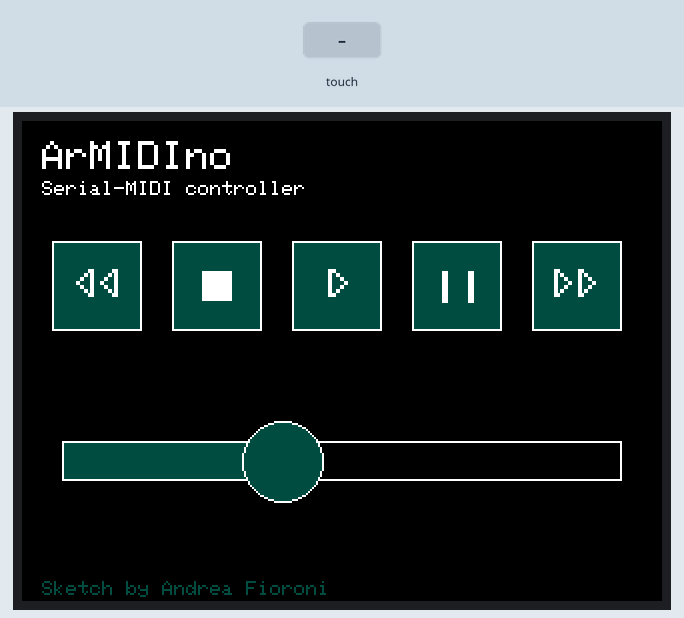
The sketch below on a simulated Arduino Mega 2560, built with avr-gcc and run on an emulated ATmega2560. Parts: 320×240 colour display. Inputs (shaded band) come from the test bench. What the sketch prints to the serial monitor is not drawn.

Above: at 1.4 s.

The sketch:

arMIDIno.ino
```cpp
//---------------------------------------------------------//
//---------------------------------------------------------//
//------------- Arduino Mega MIDI Controller --------------//
//---- This sketch allows to control a MIDI instrument ----//
//- Arduino Mega 2560 board with a TFT Touchscreen shield -//
//---------------------------------------------------------//
//----- code by Andrea Fioroni (andrifiore@gmail.com) -----//
//---------------------------------------------------------//
//---------------------------------------------------------//

/*
 *  MIDI enconded strings
 *  14-1F are Undefinied Control Change IDs
 *
 *  A MIDI message is made of 3 bytes:
 *  [status byte][data1 byte][data2 byte]
 *
 *  - The [status byte] of a Control Change message is Bn (hex)
 *    where 'n' is the MIDI channel (1->F = 16 possible MIDI channels)
 *
 *  - The [data1 byte] of a Control message can go from 00 to 7F and
 *    identifies the control ID
 *
 *  - The [data2 byte] of a Control message is the value of the message
 *
 */

#define MESSAGE_HIGH 127
#define MESSAGE_LOW 0

int channel = 0xb0; // b = Control Change ID, 0 = MIDI channel 0
int previousMessage = 0x14;
int stopMessage = 0x15;
int playMessage = 0x16;
int pauseMessage = 0x17;
int nextMessage = 0x18;
int sliderMessage = 0x19;

// delay value for loop() code
#define DELAY 10
#define POST_BUTTON_DELAY 200

//------- INCLUDES -------//
#include <SPI.h>
#include <Adafruit_GFX.h>
//#include <Adafruit_TFTLCD.h> // not needed -> implemented by MCUFRIEND_kbv
#include <MCUFRIEND_kbv.h>
#include <TouchScreen.h>
//------------------------//

void setup() {
  Serial.begin(9600);
  displaySetup();
  drawScreen();
}

void loop() {
  touchDetection();
  delay(DELAY);
}
```

displayController.ino
```cpp
//---------------------------------------------------------//
//---------------- DISPLAY VARIABLES ----------------------//
//---------------------------------------------------------//

// LCD pins
#define LCD_CS A3 // SHARED PIN!
#define LCD_CD A2 // SHARED PIN!
#define LCD_WR A1
#define LCD_RD A0
#define LCD_RESET A4

// Touchscreen pins
#define YP A3 // SHARED PIN!
#define XM A2 // SHARED PIN!
#define YM 9
#define XP 8

// Color names
#define BLACK   0x0000
#define BLUE    0x001F
#define RED     0xF800
#define GREEN   0x07E0
#define A_CYAN  0X0268
#define MAGENTA 0xF81F
#define YELLOW  0xFFE0
#define WHITE   0xFFFF

// LCD dimension
#define WIDTH 320
#define HEIGTH 240

// Touchscreen effective values                  // TODO: Setup TS values
#define X_MIN 120
#define X_MAX 905
#define Y_MIN 75
#define Y_MAX 965

// Toucscreen pressure margins
#define MINPRESSURE 10
#define MAXPRESSURE 1000

#define SLIDER_MIN 0
#define SLIDER_MAX 127

// Touchscreen realtime variables
MCUFRIEND_kbv tft;
uint16_t ID; // display ID
TSPoint tsLastP; // Last pressed point
TSPoint tsCurrentP; // Current pressed point
TouchScreen ts = TouchScreen(XP, YP, XM, YM, 300);

// Button variables
int statusBarY = 60;
int statusButtonW = 45;
int previousButtonX = 15;
int stopButtonX = previousButtonX + 60;
int playButtonX = stopButtonX + 60;
int pauseButtonX = playButtonX + 60;
int nextButtonX = pauseButtonX + 60;

int sliderState;
int sliderLastState;
int sliderY = 160;
int sliderX = 20;
int sliderW = 280;
int sliderH = 20;

int previousTouched = 0;
int stopTouched = 0;
int playTouched = 0;
int pauseTouched = 0;
int nextTouched = 0;

void displaySetup() {
  if (!Serial) delay(5000); // wait some time if Serial is not up
  ID = tft.readID(); // read display ID
  /*Serial.print("Display available with ID = 0x");
    Serial.println(ID, HEX);*/

  tft.begin(ID); // Start TFT display
  tft.setRotation(1); // Horizontal display

  /*Serial.print("Screen resolution: ");
    Serial.print(WIDTH);
    Serial.print("x");
    Serial.println(HEIGTH);*/

  tft.fillScreen(BLACK); // black screen

  sliderState = 50;
  sliderLastState = 50;

  tft.setTextSize(2);
  tsPinMode();
  tsLastP = ts.getPoint();
  tsCurrentP = ts.getPoint();
}

//----------------------------------------//
//---- Touchscreen detection function ----//
//----------------------------------------//
void touchDetection() {
  tsPinMode();

  tsLastP = tsCurrentP;
  tsCurrentP = ts.getPoint();

  if (tsCurrentP.z < MINPRESSURE) {
    if (previousTouched == 1) {
      //Serial.println("Released PREVIOUS");
      sendCC(channel, previousMessage, MESSAGE_LOW);
      previousTouched = 0;
    }
    if (stopTouched == 1) {
      //Serial.println("Released STOP");
      sendCC(channel, stopMessage, MESSAGE_LOW);
      stopTouched = 0;
    }
    if (playTouched == 1) {
      //Serial.println("Released PLAY");
      sendCC(channel, playMessage, MESSAGE_LOW);
      playTouched = 0;
    }
    if (pauseTouched == 1) {
      //Serial.println("Released PAUSE");
      sendCC(channel, pauseMessage, MESSAGE_LOW);
      pauseTouched = 0;
    }
    if (nextTouched == 1) {
      //Serial.println("Released NEXT");
      sendCC(channel, nextMessage, MESSAGE_LOW);
      nextTouched = 0;
    }
    return; // stop if no touch is detected
  }

  // DEBUG CODE
  /*
    Serial.print("Current point: x = ");
    Serial.print(tsCurrentP.x);
    Serial.print(" y = ");
    Serial.print(tsCurrentP.y);
    Serial.print(" z = ");
    Serial.println(tsCurrentP.z);
  */

  int y = mapY(tsCurrentP.x) - 15;
  int x = mapX(tsCurrentP.y);

  if (y >= statusBarY && y <= statusBarY + statusButtonW) {
    // PREVIOUS BUTTON
    if (x > previousButtonX && x < previousButtonX + statusButtonW) {
      if (previousTouched == 0) {
        //Serial.println("Touched PREVIOUS");
        sendCC(channel, previousMessage, MESSAGE_HIGH);
        delay(POST_BUTTON_DELAY);
        previousTouched = 1;
      }
    } else {
      if (previousTouched == 1) {
        //Serial.println("Released PREVIOUS");
        sendCC(channel, previousMessage, MESSAGE_LOW);
        previousTouched = 0;
      }
    }
    // STOP BUTTON
    if (x > stopButtonX && x < stopButtonX + statusButtonW) {
      if (stopTouched == 0) {
        //Serial.println("Touched STOP");
        sendCC(channel, stopMessage, MESSAGE_HIGH);
        delay(POST_BUTTON_DELAY);
        stopTouched = 1;
      }
    } else {
      if (stopTouched == 1) {
        //Serial.println("Released STOP");
        sendCC(channel, stopMessage, MESSAGE_LOW);
        stopTouched = 0;
      }
    }
    // PLAY BUTTON
    if (x > playButtonX && x < playButtonX + statusButtonW) {
      if (playTouched == 0) {
        //Serial.println("Touched PLAY");
        sendCC(channel, playMessage, MESSAGE_HIGH);
        delay(POST_BUTTON_DELAY);
        playTouched = 1;
      }
    } else {
      if (playTouched == 1) {
        //Serial.println("Released PLAY");
        sendCC(channel, playMessage, MESSAGE_LOW);
        playTouched = 0;
      }
    }
    // PAUSE BUTTON
    if (x > pauseButtonX && x < pauseButtonX + statusButtonW) {
      if (pauseTouched == 0) {
        //Serial.println("Touched PAUSE");
        sendCC(channel, pauseMessage, MESSAGE_HIGH);
        delay(POST_BUTTON_DELAY);
        pauseTouched = 1;
      }
    } else {
      if (pauseTouched == 1) {
        //Serial.println("Released PAUSE");
        sendCC(channel, pauseMessage, MESSAGE_LOW);
        pauseTouched = 0;
      }
    }
    // NEXT BUTTON
    if (x > nextButtonX && x < nextButtonX + statusButtonW) {
      if (nextTouched == 0) {
        //Serial.println("Touched NEXT");
        sendCC(channel, nextMessage, MESSAGE_HIGH);
        delay(POST_BUTTON_DELAY);
        nextTouched = 1;
      }
    } else {
      if (nextTouched == 1) {
        //Serial.println("Released NEXT");
        sendCC(channel, nextMessage, MESSAGE_LOW);
        nextTouched = 0;
      }
    }
  }
  y = y + 15;
  // SLIDER
  if (y > sliderY - sliderH / 2 && y < sliderY + sliderH + sliderH / 2) {
    if (x > sliderX && x < sliderX + sliderW) {
      sliderLastState = sliderState;
      sliderState = map(x, sliderX, sliderX + sliderW, SLIDER_MIN, SLIDER_MAX);
      //Serial.println("Slider touched");
      if (sliderState != sliderLastState) {
        sendCC(channel, sliderMessage, sliderState);
        updateSlider();
      }
    }
  }

}

//----------------------------------------//
//---- TFT Display drawing functions -----//
//----------------------------------------//
void drawScreen() {
  tftPinMode();

  tft.setTextColor(WHITE);
  tft.setCursor(10, 10);
  tft.print("ArMIDIno");
  tft.setCursor(10, 30);
  tft.setTextSize(1);
  tft.print("Serial-MIDI controller");
  tft.setTextSize(2);

  // previous
  tft.fillRect(previousButtonX, statusBarY, statusButtonW, statusButtonW, A_CYAN);
  tft.drawRect(previousButtonX, statusBarY, statusButtonW, statusButtonW, WHITE);
  tft.setCursor(previousButtonX + 10, statusBarY + 14);
  tft.print("<<");
  tft.drawLine(previousButtonX + 19, statusBarY + 14, previousButtonX + 19, statusBarY + 27, WHITE);
  tft.drawLine(previousButtonX + 20, statusBarY + 14, previousButtonX + 20, statusBarY + 27, WHITE);
  tft.drawLine(previousButtonX + 31, statusBarY + 14, previousButtonX + 31, statusBarY + 27, WHITE);
  tft.drawLine(previousButtonX + 32, statusBarY + 14, previousButtonX + 32, statusBarY + 27, WHITE);
  // stop
  tft.fillRect(stopButtonX, statusBarY, statusButtonW, statusButtonW, A_CYAN);
  tft.drawRect(stopButtonX, statusBarY, statusButtonW, statusButtonW, WHITE);
  tft.fillRect(stopButtonX + 15, statusBarY + 15, 15, 15, WHITE);
  //play
  tft.fillRect(playButtonX, statusBarY, statusButtonW, statusButtonW, A_CYAN);
  tft.drawRect(playButtonX, statusBarY, statusButtonW, statusButtonW, WHITE);
  tft.setCursor(playButtonX + 18, statusBarY + 14);
  tft.print(">");
  tft.drawLine(playButtonX + 18, statusBarY + 14, playButtonX + 18, statusBarY + 27, WHITE);
  tft.drawLine(playButtonX + 19, statusBarY + 14, playButtonX + 19, statusBarY + 27, WHITE);
  // pause
  tft.fillRect(pauseButtonX, statusBarY, statusButtonW, statusButtonW, A_CYAN);
  tft.drawRect(pauseButtonX, statusBarY, statusButtonW, statusButtonW, WHITE);
  tft.drawLine(pauseButtonX + 15, statusBarY + 15, pauseButtonX + 15, statusBarY + 30, WHITE);
  tft.drawLine(pauseButtonX + 16, statusBarY + 15, pauseButtonX + 16, statusBarY + 30, WHITE);
  tft.drawLine(pauseButtonX + 17, statusBarY + 15, pauseButtonX + 17, statusBarY + 30, WHITE);
  tft.drawLine(pauseButtonX + 28, statusBarY + 15, pauseButtonX + 28, statusBarY + 30, WHITE);
  tft.drawLine(pauseButtonX + 29, statusBarY + 15, pauseButtonX + 29, statusBarY + 30, WHITE);
  tft.drawLine(pauseButtonX + 30, statusBarY + 15, pauseButtonX + 30, statusBarY + 30, WHITE);
  // next
  tft.fillRect(nextButtonX, statusBarY, statusButtonW, statusButtonW, A_CYAN);
  tft.drawRect(nextButtonX, statusBarY, statusButtonW, statusButtonW, WHITE);
  tft.setCursor(nextButtonX + 10, statusBarY + 14);
  tft.print(">>");
  tft.drawLine(nextButtonX + 11, statusBarY + 14, nextButtonX + 11, statusBarY + 27, WHITE);
  tft.drawLine(nextButtonX + 12, statusBarY + 14, nextButtonX + 12, statusBarY + 27, WHITE);
  tft.drawLine(nextButtonX + 23, statusBarY + 14, nextButtonX + 23, statusBarY + 27, WHITE);
  tft.drawLine(nextButtonX + 24, statusBarY + 14, nextButtonX + 24, statusBarY + 27, WHITE);

  // slider
  tft.fillRect(sliderX, sliderY, map(sliderState, SLIDER_MIN, SLIDER_MAX, 0, sliderW), sliderH, A_CYAN);
  tft.drawRect(sliderX, sliderY, sliderW, sliderH, WHITE);
  tft.fillCircle(sliderX + map(sliderState, SLIDER_MIN, SLIDER_MAX, 0, sliderW), sliderY + sliderH / 2, sliderH, A_CYAN);
  tft.drawCircle(sliderX + map(sliderState, SLIDER_MIN, SLIDER_MAX, 0, sliderW), sliderY + sliderH / 2, sliderH, WHITE);

  // signature
  tft.setTextSize(1);
  tft.setTextColor(A_CYAN);
  tft.setCursor(10, 230);
  tft.print("Sketch by Andrea Fioroni");
  tft.setTextSize(2);
}

void updateSlider() {
  tftPinMode();
  int sliderTemp = map(sliderLastState, SLIDER_MIN, SLIDER_MAX, sliderX, sliderX + sliderW);
  tft.fillRect(sliderTemp - sliderH, sliderY - sliderH - sliderH / 2, sliderH * 2 + 1, sliderH * 4, BLACK);
  tft.fillRect(sliderX, sliderY, map(sliderState, SLIDER_MIN, SLIDER_MAX, 0, sliderW), sliderH, A_CYAN);
  tft.drawRect(sliderX, sliderY, sliderW, sliderH, WHITE);
  tft.fillCircle(sliderX + map(sliderState, SLIDER_MIN, SLIDER_MAX, 0, sliderW), sliderY + sliderH / 2, sliderH, A_CYAN);
  tft.drawCircle(sliderX + map(sliderState, SLIDER_MIN, SLIDER_MAX, 0, sliderW), sliderY + sliderH / 2, sliderH, WHITE);
}

//----------------------------------------//
//-------- Serial MIDI functions ---------//
//----------------------------------------//
void sendCC(int statusByte, int data1Byte, int data2Byte) {
  Serial.write(statusByte);
  Serial.write(data1Byte);
  Serial.write(data2Byte);
}

//----------------------------------------//
//----- TFT Display custom functions -----//
//----------------------------------------//
void tsPinMode() { // set the Shared pins as input -> touchscreen mode
  pinMode(A2, INPUT);
  pinMode(A3, INPUT);
}
void tftPinMode() { // set the Shared pins as output -> display mode
  pinMode(A2, OUTPUT);
  pinMode(A3, OUTPUT);
}
int mapX(int value) { // map the value on the X_MIN - X_MAX range                             // TODO
  return map(value, X_MIN, X_MAX, 0, WIDTH);                                                  // BETTER SETUP MAPPING FUNCTIONS
}
int mapY(int value) { // map the value on the Y_MIN - Y_MAX range
  return map(value, Y_MIN, Y_MAX, 0, HEIGTH);
}
```
